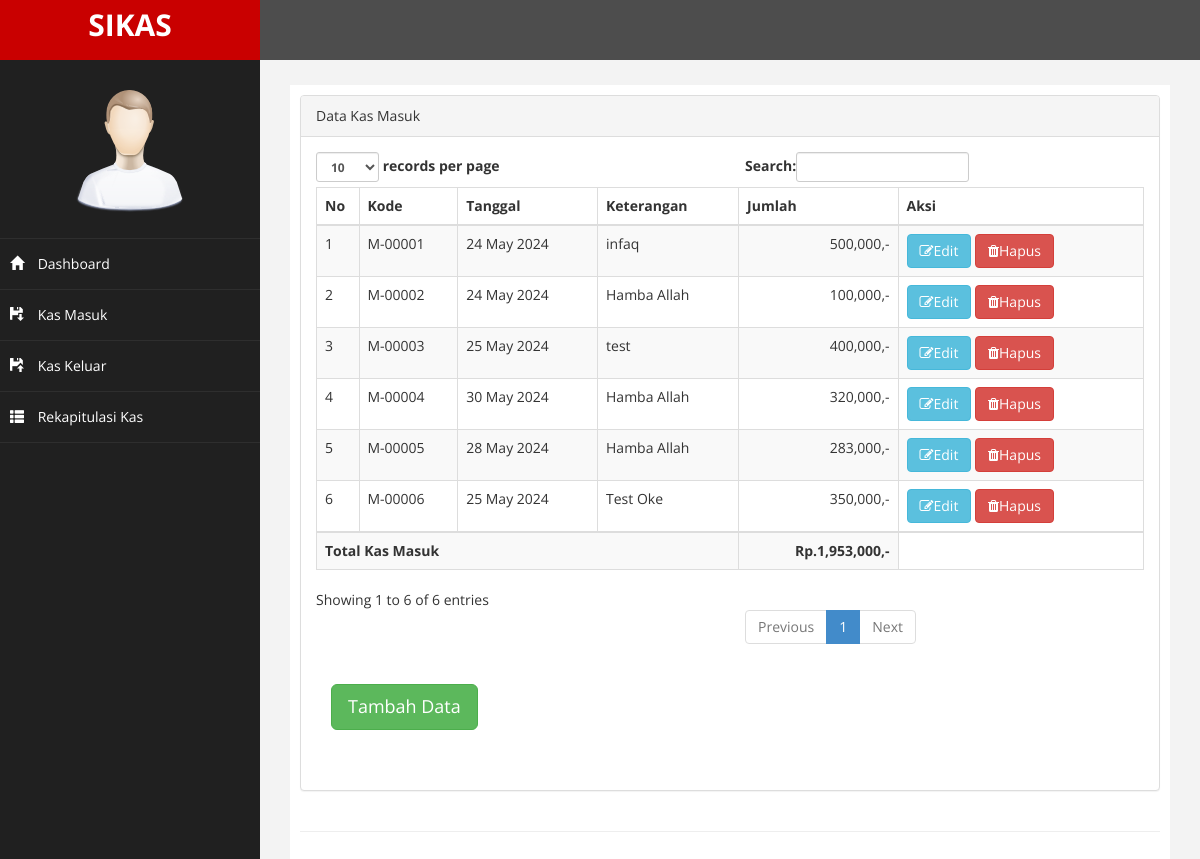
Screenshot of /?page=masuk with the database file from the repository.
### tables this page shows
CREATE TABLE `transaksi` (
  `kode` varchar(7) NOT NULL,
  `keterangan` varchar(30) NOT NULL,
  `tgl` date NOT NULL,
  `jumlah` int(10) NOT NULL,
  `jenis` varchar(20) NOT NULL,
  `keluar` int(20) NOT NULL
);

### page/kas_masuk/masuk.php (the view, shortened to what this page needs)
<div class="row">
                <div class="col-md-12">
                    <div class="panel panel-default">
                        <div class="panel-heading">
                             Data Kas Masuk
                        </div>
                        <div class="panel-body">
                            <div class="table-responsive">
                                <table class="table table-striped table-bordered table-hover" id="dataTables-example">
                                    <thead>
                                        <tr>
                                            <th>No</th>
                                            <th>Kode</th>
                                            <th>Tanggal</th>
                                            <th>Keterangan</th>
                                            <th>Jumlah</th>
                                            <th>Aksi</th>
                                        </tr>
                                    </thead>
                                    <tbody>
                                    	<?php
                                    	$no = 1;
                                    	$total = 0;
                                    	$sql=mysqli_query($con,"SELECT * FROM transaksi WHERE jenis='Masuk'");
        								while ($data=mysqli_fetch_array($sql)) {
                                    	 ?>
                                        <tr class="odd gradeX">
                                        	<td><?= $no++; ?></td>
                                            <td><?= $data['kode']; ?></td>
            								<td><?= date('d F Y', strtotime($data['tgl'])); ?></td>
            								<td><?= $data['keterangan']; ?></td>
            								<td align="right"><?= number_format($data['jumlah']).",-"; ?></td>
            								<td>
            									<a id="edit_data" data-toggle="modal" data-target="#edit" data-kode="<?= $data['kode'] ?>" data-ket="<?= $data['keterangan'] ?>" data-tgl="<?= $data['tgl'] ?>" data-jml="<?= $data['jumlah'] ?>" href="#" class="btn btn-info"><i class="fa fa-edit"></i>Edit</a>
            									<a onclick="return confirm('Yakin Akan Menghapus Data Ini ??')" href="?page=masuk&aksi=hapus&kode=<?= $data['kode']; ?>" class="btn btn-danger"><i class="fa fa-trash"></i>Hapus</a>
            								</td>
                                        </tr>
                                        <?php
                                        $total = $total+$data['jumlah'];
                                    	}
                                    	 ?>
                                    </tbody>
	                                    <tr>
	                                    	<td colspan="4"><strong>Total Kas Masuk</strong></td>
	                                    	<td align="right"><strong><?= "Rp." .  number_format($total).",-"; ?></strong></td>
	                                    </tr>
                                </table>
                            </div>
                        <div class="panel-body">
                            <button class="btn btn-success btn-lg" data-toggle="modal" data-target="#myModal">
                              Tambah Data
                            </button>
                        </div>
                      <div class="panel-body">
                        </div>
                        </div>
                    </div>
                </div>
            </div>

### assets/css/custom.css (style rules this page uses)
body { font-family: 'Open Sans', sans-serif; }

### rows the page displays
transaksi: kode "M-00001", tgl "24 May 2024", keterangan "infaq", jumlah "500,000"
transaksi: kode "M-00002", tgl "24 May 2024", keterangan "Hamba Allah", jumlah "100,000"
transaksi: kode "M-00003", tgl "25 May 2024", keterangan "test", jumlah "400,000"
transaksi: kode "M-00004", tgl "30 May 2024", keterangan "Hamba Allah", jumlah "320,000"
transaksi: kode "M-00005", tgl "28 May 2024", keterangan "Hamba Allah", jumlah "283,000"
transaksi: kode "M-00006", tgl "25 May 2024", keterangan "Test Oke", jumlah "350,000"

### other values shown
$total "1,953,000"
